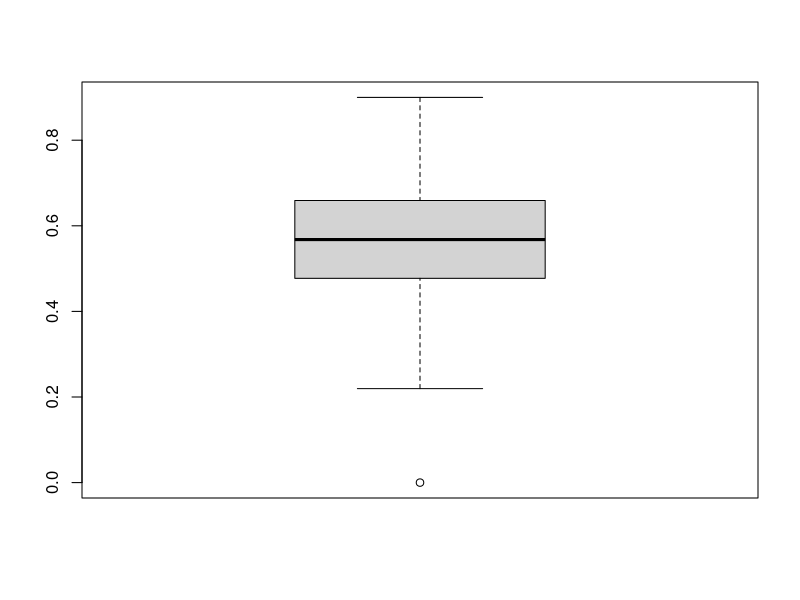
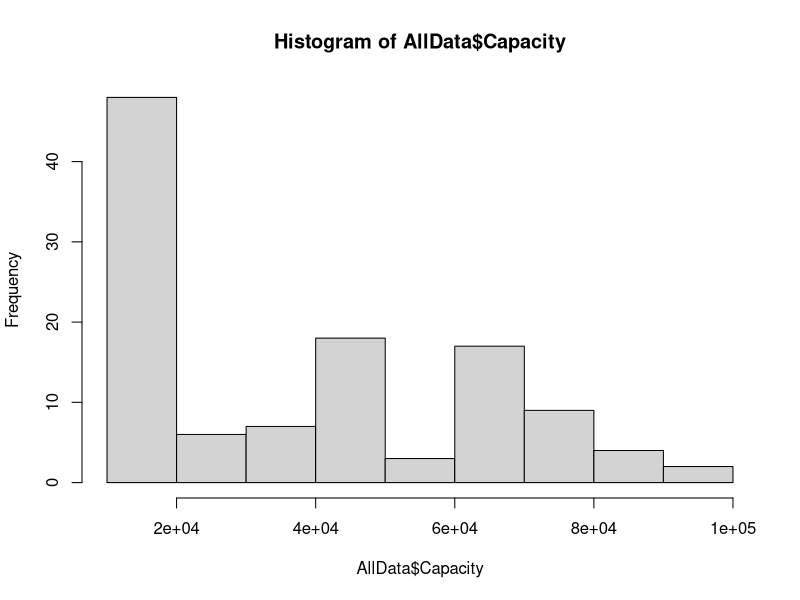
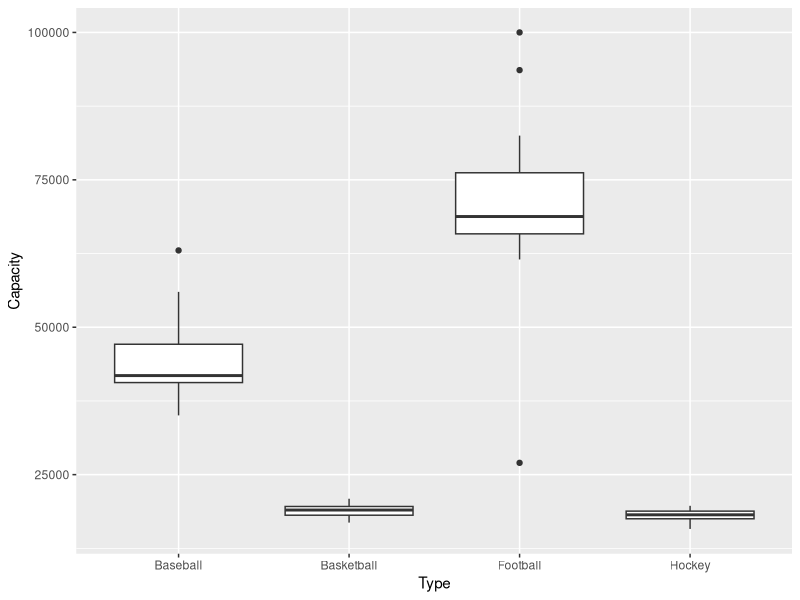
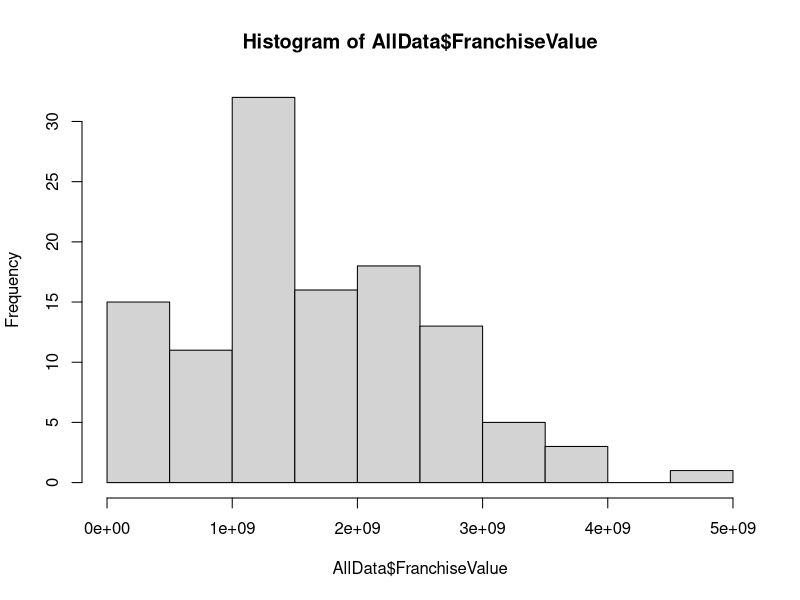
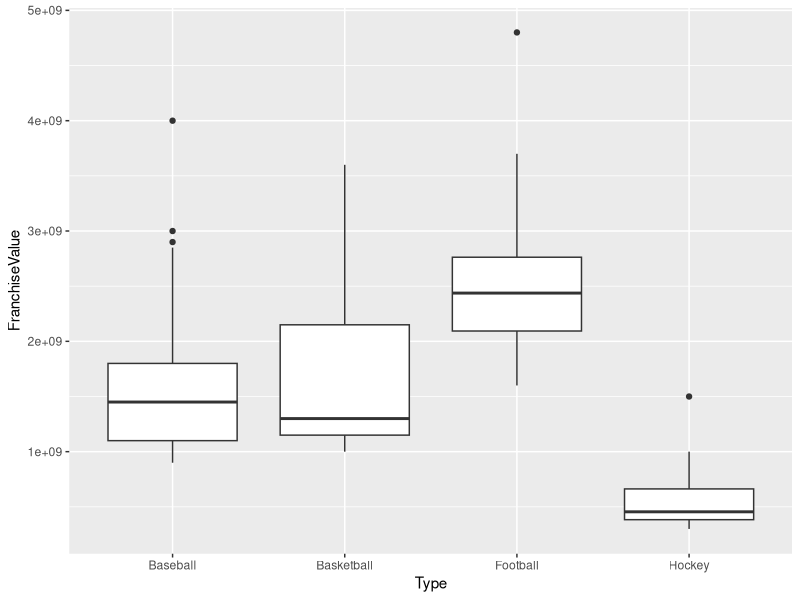
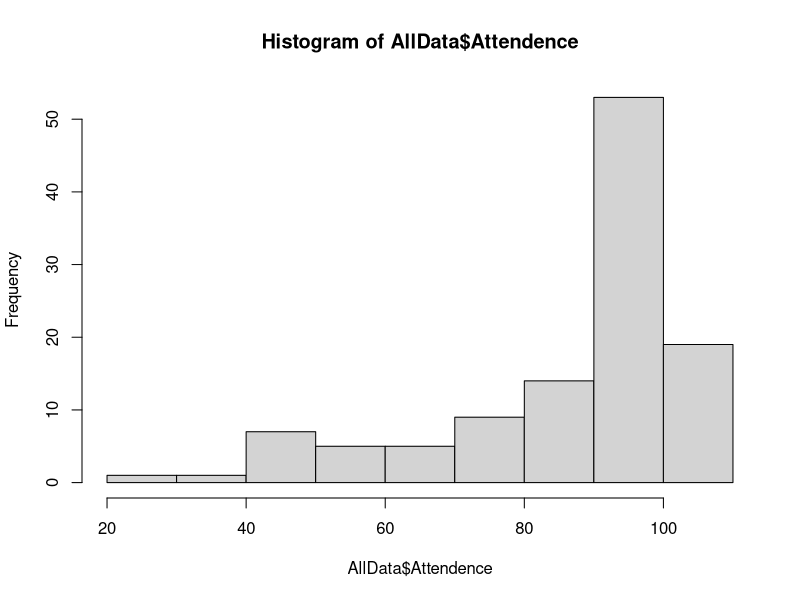
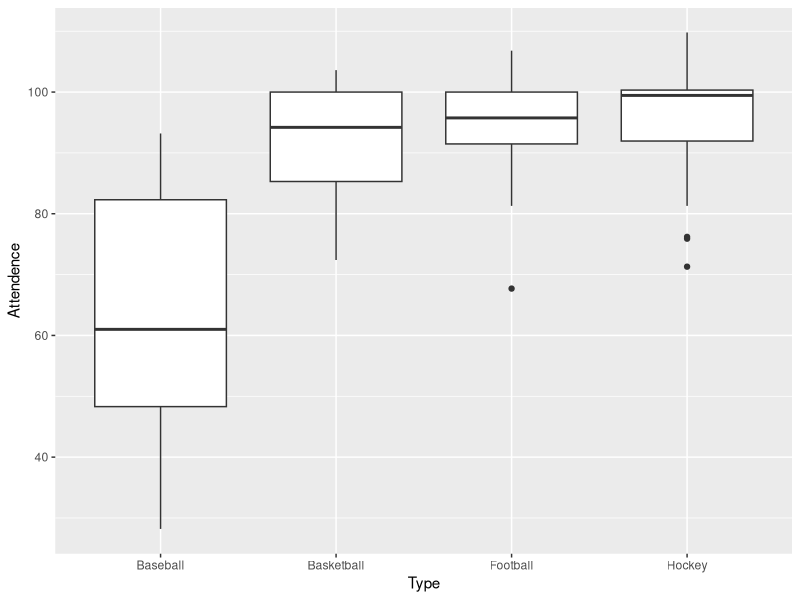
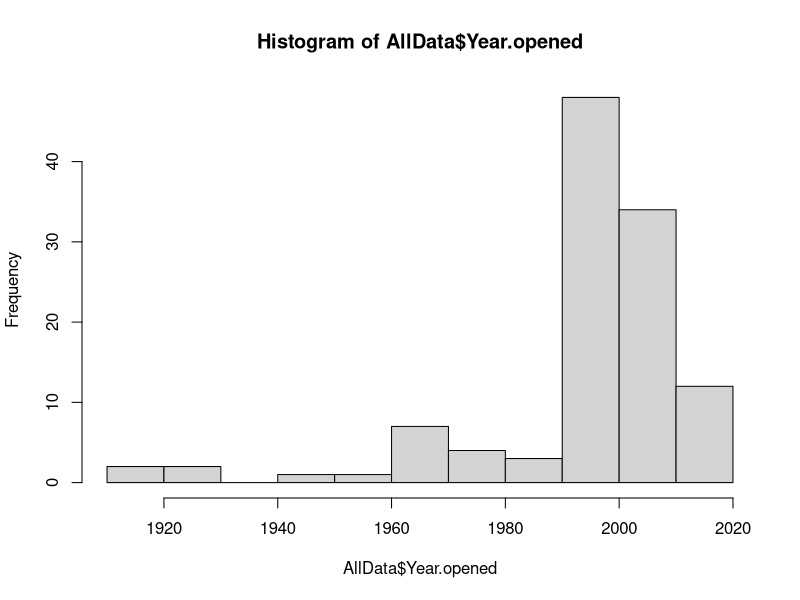

The R script that drew these images, in order:
## ---- chunk 1
knitr::opts_chunk$set(echo = TRUE)
library(dplyr)
library(ggplot2)
library(lme4)
## ---- chunk 2
state <- read.csv("StateData.csv")
team <- read.csv("TeamData2.csv",stringsAsFactors = TRUE)

statestuff <- data.frame(state.abb,state.name)
colnames(statestuff) <- c("State","StateName")
state <- full_join(state,statestuff)
state$StateName <- as.character(state$StateName)
state <- state%>%mutate(StateName=ifelse(is.na(StateName),"D.C.",StateName))
team$State <- as.character(team$State)
team <- team%>%mutate(State=ifelse(State=="District of Columbia","D.C.",State))
state <- state%>%mutate(State1=State,State=StateName)
AllData <- right_join(state,team)
AllData <- AllData%>%filter(!is.na(Happiness))
write.csv(AllData,"AllData.csv")

# make strings numeric
AllData$Capacity <- as.numeric(gsub(",", "", AllData$Capacity) )
AllData$FranchiseValue <- as.numeric(gsub(",", "", AllData$FranchiseValue) )

# making percent of home wins as variable

AllData <- AllData %>% mutate(WinPct = HomeWins/HomeGames)
## ---- chunk 3
# Team Level Variables
# Basic EDA
# #
boxplot(AllData$WinPct)
summary(AllData$WinPct)
# # Sport
table(AllData$Type)

# # Capacity
hist(AllData$Capacity)
summary(AllData$Capacity)
ggplot(AllData, aes(x=Type, y = Capacity)) + geom_boxplot() 

# # FranchiseValue
hist(AllData$FranchiseValue)
summary(AllData$FranchiseValue)
ggplot(AllData, aes(x=Type, y = FranchiseValue)) + geom_boxplot() 

# # Attendance
hist(AllData$Attendence)
summary(AllData$Attendence)
ggplot(AllData, aes(x=Type, y = Attendence)) + geom_boxplot() 

# # Year
hist(AllData$Year.opened)
tapply(AllData$Capacity, AllData$Year.opened, mean)
tapply(AllData$Year.opened, AllData$Type,mean) # hockey and basketball have newest stadiums and baseball and football have older, with baseball being oldest
## ---- chunk 4
# Level 1 Interactions

# make capacity a factor for data exploration
AllData$CapFactor <- cut(AllData$Capacity, breaks = c(0, 18578, 27000,  62250,100000), labels = c("1st Q", "2nd Q", "3rd Q", "4th Q"))

# make franchise a factor for data exploration
AllData$FranchiseFactor <- cut(AllData$FranchiseValue, breaks = c(0, 1.000e+09, 1.350e+09,  2.300e+09,4.900e+09), labels = c("1st Q", "2nd Q", "3rd Q", "4th Q"))

# make attendance a factor for data exploration
AllData$YearFactor <- cut(AllData$Year.opened, breaks = c(0, 1994, 1999,  2004,2019), labels = c("1st Q", "2nd Q", "3rd Q", "4th Q"))


#cap and year
ggplot(AllData, aes(x=Year.opened, y = Capacity, color = WinPct)) + geom_point()+geom_smooth(method=lm)
ggplot(AllData, aes(x=Year.opened,y = WinPct)) + geom_point() + facet_wrap(~CapFactor)+geom_smooth(method=lm) # doesn't appear to be an interaction

#cap and sport
ggplot(AllData, aes(x=Capacity,y = WinPct)) + geom_point() + facet_wrap(~Type)+geom_smooth(method=lm) # Interaction

#cap and franchise $$
ggplot(AllData, aes(x=FranchiseValue,y = WinPct)) + geom_point() + facet_wrap(~CapFactor)+geom_smooth(method=lm) # doesn't appear to be an interaction

#cap and attendance
ggplot(AllData, aes(x=Attendence,y = WinPct)) + geom_point() + facet_wrap(~CapFactor) +geom_smooth(method=lm) # Interaction

# year and sport
ggplot(AllData, aes(x=Year.opened,y = WinPct)) + geom_point() + facet_wrap(~Type) +geom_smooth(method=lm) # potentially...

# year and franchise $
ggplot(AllData, aes(x=FranchiseValue,y = WinPct)) + geom_point() + facet_wrap(~YearFactor) +geom_smooth(method=lm) # nope

# year and attandence
ggplot(AllData, aes(x=Attendence,y = WinPct)) + geom_point() + facet_wrap(~YearFactor) +geom_smooth(method=lm) # nope

# sport and franchise $
ggplot(AllData, aes(x=FranchiseValue,y = WinPct)) + geom_point() + facet_wrap(~Type) +geom_smooth(method=lm) # interaction

# sport and attendance
ggplot(AllData, aes(x=Attendence,y = WinPct)) + geom_point() + facet_wrap(~Type) +geom_smooth(method=lm) # potentially

# franchise $ and attendance
ggplot(AllData, aes(x=Attendence,y = WinPct)) + geom_point() + facet_wrap(~FranchiseFactor) +geom_smooth(method=lm) # potentially

## ---- chunk 5
# Level 2 interactions

# pop and happy
ggplot(AllData, aes(x=Population,y = WinPct)) + geom_point() + facet_wrap(~as.factor(Happiness)) +geom_smooth(method=lm) # interaction!

# happy and trump
ggplot(AllData, aes(x=Trump.Vote,y = WinPct)) + geom_point() + facet_wrap(~as.factor(Happiness)) +geom_smooth(method=lm) # interaction!

# pop and trump
# make population a factor for data exploration
AllData$PopFactor <- cut(AllData$Population, breaks = c(0, 6782564, 11694664,  21312211,39776831), labels = c("1st Q", "2nd Q", "3rd Q", "4th Q"))
ggplot(AllData, aes(x=Trump.Vote,y = WinPct)) + geom_point() + facet_wrap(~as.factor(PopFactor)) +geom_smooth(method=lm) # interaction!
## ---- chunk 6
# hap and cap
ggplot(AllData, aes(x=Capacity,y = WinPct)) + geom_point() + facet_wrap(~as.factor(Happiness)) +geom_smooth(method=lm) # interaction!

# hap and year
ggplot(AllData, aes(x=Year.opened,y = WinPct)) + geom_point() + facet_wrap(~as.factor(Happiness)) +geom_smooth(method=lm) # interaction!

# hap and sport
ggplot(AllData, aes(x=Type,y = WinPct)) + geom_boxplot(aes(color = as.factor(Happiness))) # interaction potential

# hap and fran$
ggplot(AllData, aes(x=FranchiseValue,y = WinPct)) + geom_point() + facet_wrap(~as.factor(Happiness)) +geom_smooth(method=lm) # not really

# hap and att
ggplot(AllData, aes(x=Attendence,y = WinPct)) + geom_point() + facet_wrap(~as.factor(Happiness)) +geom_smooth(method=lm) # not really

# pop and cap
ggplot(AllData, aes(x=Population,y = WinPct)) + geom_point() + facet_wrap(~CapFactor) +geom_smooth(method=lm) # not really

# pop and year
ggplot(AllData, aes(x=Population,y = WinPct)) + geom_point() + facet_wrap(~YearFactor) +geom_smooth(method=lm) # potentially

# pop and sport
ggplot(AllData, aes(x=Population,y = WinPct)) + geom_point() + facet_wrap(~Type) +geom_smooth(method=lm) # not really

# pop and fran$
ggplot(AllData, aes(x=FranchiseValue,y = WinPct)) + geom_point() + facet_wrap(~PopFactor) +geom_smooth(method=lm) # not really

# pop and att
ggplot(AllData, aes(x=Attendence,y = WinPct)) + geom_point() + facet_wrap(~PopFactor) +geom_smooth(method=lm) # no

# trump and cap
ggplot(AllData, aes(x=Trump.Vote,y = WinPct)) + geom_point() + facet_wrap(~CapFactor) +geom_smooth(method=lm) # no

# trump and year
ggplot(AllData, aes(x=Trump.Vote,y = WinPct)) + geom_point() + facet_wrap(~YearFactor) +geom_smooth(method=lm) # no

# trump and sport
ggplot(AllData, aes(x=Trump.Vote,y = WinPct)) + geom_point() + facet_wrap(~Type) +geom_smooth(method=lm) # no

# trump and fran$
ggplot(AllData, aes(x=Trump.Vote,y = WinPct)) + geom_point() + facet_wrap(~FranchiseFactor) +geom_smooth(method=lm) # no

# trump and att
AllData$TrumpFactor <- cut(AllData$Trump.Vote, breaks = c(0, 36.50,47.25,  50.40,65.40), labels = c("1st Q", "2nd Q", "3rd Q", "4th Q"))
ggplot(AllData, aes(x=Attendence,y = WinPct)) + geom_point() + facet_wrap(~TrumpFactor) +geom_smooth(method=lm) # potentially

## ---- chunk 7
#Scaling Variables
AllData$Happiness2 <- as.factor(AllData$Happiness)
AllData <- AllData%>% mutate(Capacity2=scale(Capacity),Population2=scale(Population),FranchiseValue2=scale(FranchiseValue),Attendence2=scale(Attendence),Trump.Vote2=scale(Trump.Vote),Year.opened2=scale(Year.opened))

#Random Intercept Check
sports.glmerNone <- glmer(WinPct~1+(1|State),family=binomial,weights=HomeGames,data=AllData) #Standard Deviation for random effect is about 0.1909 indicating that there is variation within states related to win percentage. This seems small, but considering win percentage is between 0 and 1, this indicates a standard devation in games won of 19.09%
summary(sports.glmerNone)

#Model will all interactions that looked potentially influential - Full model
sports.glmerFULL <- glmer(WinPct~Capacity2+Attendence2+Type+FranchiseValue2+Year.opened2+Capacity2:Attendence2+Type:FranchiseValue2+Year.opened2:Type+Type:Attendence2+FranchiseValue2:Attendence2+Type:Capacity2+(Population2+Trump.Vote2+Happiness)^2+Happiness:Capacity2+Trump.Vote2:Attendence2+Happiness:Type+Population2:Year.opened2+Happiness:Year.opened2+(1|State),family=binomial,data=AllData,weights=HomeGames)
summary(sports.glmerFULL)

#Starting Build of model with individual terms
sports.glmer <- glmer(WinPct~Capacity2+Attendence2+Type+FranchiseValue2+Year.opened2+Population2+Trump.Vote2+Happiness+(1|State),family = binomial,data=AllData,weights=HomeGames)
summary(sports.glmer)

#From full model looked like type:attendence, type:capacity, population:happiness, population:trump, and happiness:year looked most influential
sports.glmer2 <- update(sports.glmer,.~.+Type:Attendence2+Type:Capacity2+Population2:Happiness+Population2:Trump.Vote2+Happiness:Year.opened2)
anova(sports.glmer,sports.glmer2) #Very low p value - at least one of the 5 additional terms is significant

summary(sports.glmer2) #population2:Trump and year:happiness look non significant

sports.glmer3 <- update(sports.glmer2,.~.-Population2:Trump.Vote2-Year.opened2:Happiness)
anova(sports.glmer2,sports.glmer3) #neither significant in the model
summary(sports.glmer3) #looks like trump.vote and year.opened not significant

sports.glmer4 <- update(sports.glmer3,.~.-Trump.Vote2-Year.opened2)
anova(sports.glmer4,sports.glmer3) #smaller prefered
summary(sports.glmer4)

#Now we will try to add in other significant interactions from EDA

#add capacity:attendence
sports.glmer5 <- update(sports.glmer4,.~.+Capacity2:Attendence2)
anova(sports.glmer4,sports.glmer5) #larger prefered
summary(sports.glmer5)


#add type:franchise.value
sports.glmer6 <- update(sports.glmer5,.~.+Type:FranchiseValue2)
anova(sports.glmer6,sports.glmer5) #smaller prefered
summary(sports.glmer6)


#add year:type add in year to test
sports.glmer6 <- update(sports.glmer5,.~.+Year.opened2+Year.opened2:Type)
anova(sports.glmer6,sports.glmer5) #smaller prefered
summary(sports.glmer6)

#franchise:attendence
sports.glmer6 <- update(sports.glmer5,.~.+Attendence2:FranchiseValue2)
anova(sports.glmer6,sports.glmer5) #smaller prefered
summary(sports.glmer6)

#Happiness:trump
sports.glmer6 <- update(sports.glmer5,.~.+Happiness:Trump.Vote2)
anova(sports.glmer6,sports.glmer5) #smaller prefered
summary(sports.glmer6)

#Happiness:capacity
sports.glmer6 <- update(sports.glmer5,.~.+Happiness:Capacity2)
anova(sports.glmer6,sports.glmer5) #smaller prefered
summary(sports.glmer6)

#Happiness:Type
sports.glmer6 <- update(sports.glmer5,.~.+Type:Happiness)
anova(sports.glmer6,sports.glmer5) #smaller prefered
summary(sports.glmer6)

#Population:Year - add year back in
sports.glmer6 <- update(sports.glmer5,.~.+Year.opened2+Year.opened2:Population2)
anova(sports.glmer6,sports.glmer5) #larger prefered
summary(sports.glmer6) #interaction actually not significant

#remove population:year
sports.glmer7 <- update(sports.glmer6,.~.-Year.opened2:Population2)
anova(sports.glmer6,sports.glmer7) #smaller prefered
summary(sports.glmer7)

#trump:attendence
sports.glmer8 <- update(sports.glmer7,.~.+Trump.Vote2+Trump.Vote2:Attendence2)
anova(sports.glmer8,sports.glmer7) #smaller prefered
summary(sports.glmer8)

# franchise value is marginally significant, let's try to take it out
#trump:attendence
sports.glmer8 <- update(sports.glmer7,.~.-FranchiseValue2)
anova(sports.glmer8,sports.glmer7) #it's pvalue is so close to .05 let's leave it
summary(sports.glmer8)

#Final Model - Model 7
sports.glmerFinal <- sports.glmer7
summary(sports.glmerFinal)
saveRDS(sports.glmerFinal, "Final.rds")
## ---- chunk 8
# Capacity interpretations
sd(AllData$Capacity)

# increasing capacity by 23,200 people increases the odds of winning at home by 3.36 times for baseball. However this number doesn't make sense since we have such a range in values. Therefore we need to do it by a fraction 

#baseball SE is 1039.8813 so 1039.8813/23200=0.0448
exp(1.21418*.263) # increase baseball stadium by 6,116 people 37% increase
#basketball SE is 6116.0482 so 6116.0482/23,200=.263
exp(1.21418*0.04482247 +  0.97581) # basketball increasing capacity increases the odds of winning by 2.8 times
#football SE is 11875.7172 so 11875.7172/23200=.511
exp(1.21418*0.5118844 +  -1.85881) # football increasing capacity decreases the odds of winning by 70.9%
#hockey SE is 998.3133 so 998.3133/23200=0.043
exp(1.21418*0.043 +  -5.12141) # hockey increasing capacity decreases the odds of winning by 99%


# Type Sport Interpretations
exp(2.38943) # basketball has 10.9 times more likely to win in home court than baseball
exp(1.09150) # football is 3 times more likely to win in home court than baseball
exp(-3.19716) # hockey is 96% less likely to win in home court than baseball

# makes sense because baseball stadiums are all different shapes, maybe hockey you cannot hear fans so home court doesn't matter

# Attendence Interpretations
sd(AllData$Attendence)

# increasing attendance by 18.12 percent decreases the odds of winning at home by 6% but this changes based on sport and capacity. So if Baseball is the baseline, 6%
exp(-0.06179)
exp(-0.06179+ 0.32640) # basketball 30% increase
exp(-0.06179+-0.85513) # football 60% decrease
exp(-0.06179+0.88390) # hockey is 2.3 times increase

# interaction between capacity and attendance
exp(0.62979*.263) # 1.2 times more baseball, so increase one and the effect of the other increases by 20%
exp(0.62979*0.04482247) # 1.02 times more basketball, so increase one and the effect of the other increases by 2%
exp(0.62979*0.5118844) # 1.38 times more football, so increase one and the effect of the other increases by 38%
exp(0.62979*0.043) # 1.027 times more hockey, so increase one and the effect of the other increases by 2.7%


# Franchise value interpretations
sd(AllData$FranchiseValue)
# increasing franchise value by 93,5646,568 increases odds of winning at home by 14%
exp(0.13274) 

# population interpretations
sd(AllData$Population)
# increasing a state's population by 11,921,447 decreases the odds of a home win by 62% but don't forget about interaction
exp(-0.96189)

# interaction is 24% increase, so increases happiness effect by 24%
exp(0.21383)

# happy interpretation
# increasing happiness by 1, increases odds of winning at home by 17%
exp(0.15703)

# year opened
# increasing the year a stadium opened decreases the odds of winning by 8%, potentially older well established teams have better winning records while newer teams with newer stadiums do not have same legacy
exp(-0.08524)
